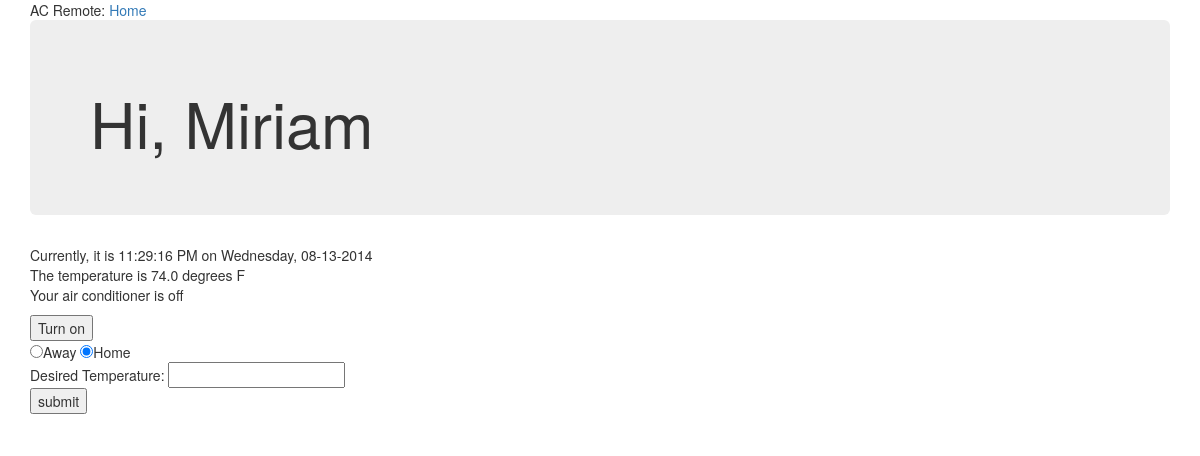
The page /index on the database as committed earlier.
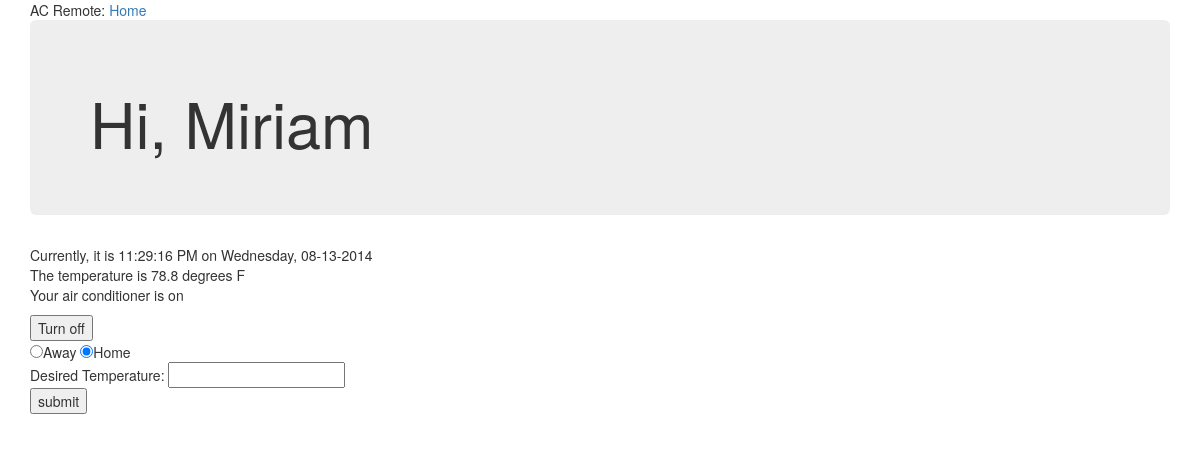
The same page on the database as committed later.
### tables this page shows
CREATE TABLE ac_states ( id integer primary key autoincrement, time text, temp real, is_running int);

### app/app.py (the view)
@app.route('/', methods = ['GET','POST'])
@app.route('/index', methods = ['GET','POST'])
def homepage():
	last_ac_state = db.get_last_ac_state()
	temp = last_ac_state[2]
	running = bool(last_ac_state[3])
	return render_template('index.html', temp = temp, running = running, time=datetime.datetime.now())

### app/db.py (called while the page is built)
def get_last_ac_state():
	c = conn.cursor()
	c.execute('select * from ac_states order by id desc limit 1')
	data = c.fetchone()
	return data

### app/templates/index.html
{% extends "base.html" %}
{% block content %}
<div class="jumbotron"><h1>Hi, Miriam</h1></div>
<div>
  <p>
    {{time.strftime('Currently, it is %I:%M:%S %p on %A, %m-%d-%Y')}}<br>
    The temperature is {{temp}} degrees F<br>
    Your air conditioner is <span id='on_off_span'>{{ 'on' if running else 'off' }}</span>
  </p>
</div>
<button id="on_off_switch">{{'Turn off' if running else 'Turn on'}}</button><br>
<input id='radio_away' type="radio" name="home_mode" value=0>Away
<input id='radio_home' type="radio" name="home_mode" value=1>Home
<form id="set_temperature" name="input" action="{{ url_for('set_temp') }}" method = "post" style="display: none;">
  Desired Temperature: <input type="text" name="desired_temp" id="desired_temp"><br>
<input type="submit" value="submit">
</form>
{% endblock %}

### app/templates/base.html (shortened to what this page needs)
<html>
  <head>
    <link rel="stylesheet" href="//maxcdn.bootstrapcdn.com/bootstrap/3.2.0/css/bootstrap.min.css">
    <link rel="stylesheet" href="//maxcdn.bootstrapcdn.com/bootstrap/3.2.0/css/bootstrap-theme.min.css">
  </head>
  <body>
      <div class="container">
        <div>AC Remote: <a href="/index">Home</a></div>
        {% block content %}{% endblock %}
        </div>
  </body>
</html>

Rows that differ between the two databases and show on the page:
no longer on this page (row unchanged): ac_states: temp "74.0"
added ac_states: temp "78.8"
Other text that changed with them:
{{ 'on' if running else 'off' }}: "off" → "on"
{{ 'Turn off' if running else 'Turn on' }}: "Turn on" → "Turn off"
